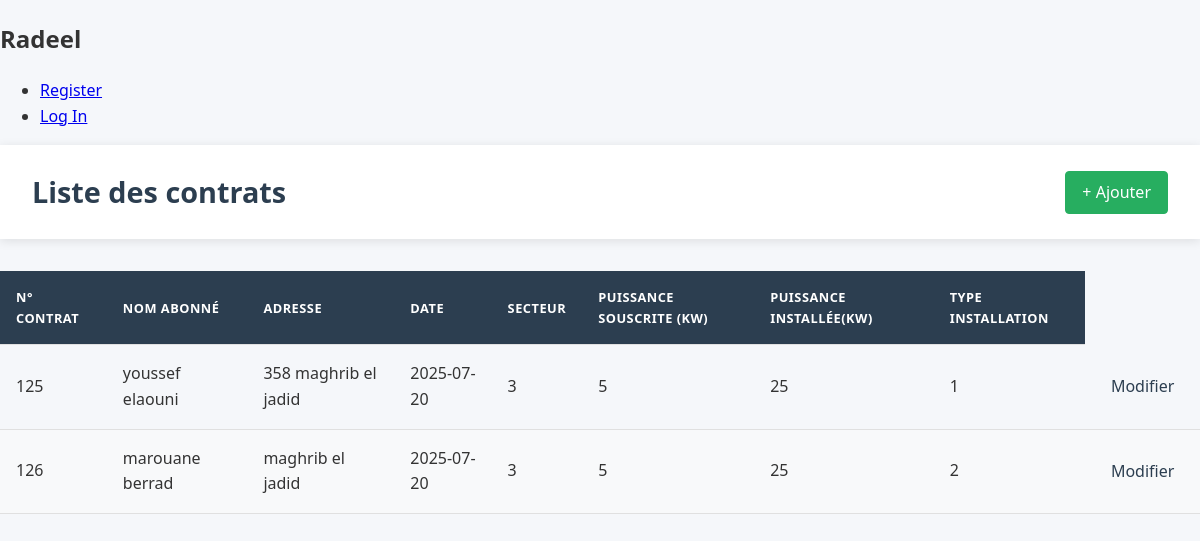
The page /contrat/ on the database as committed earlier.
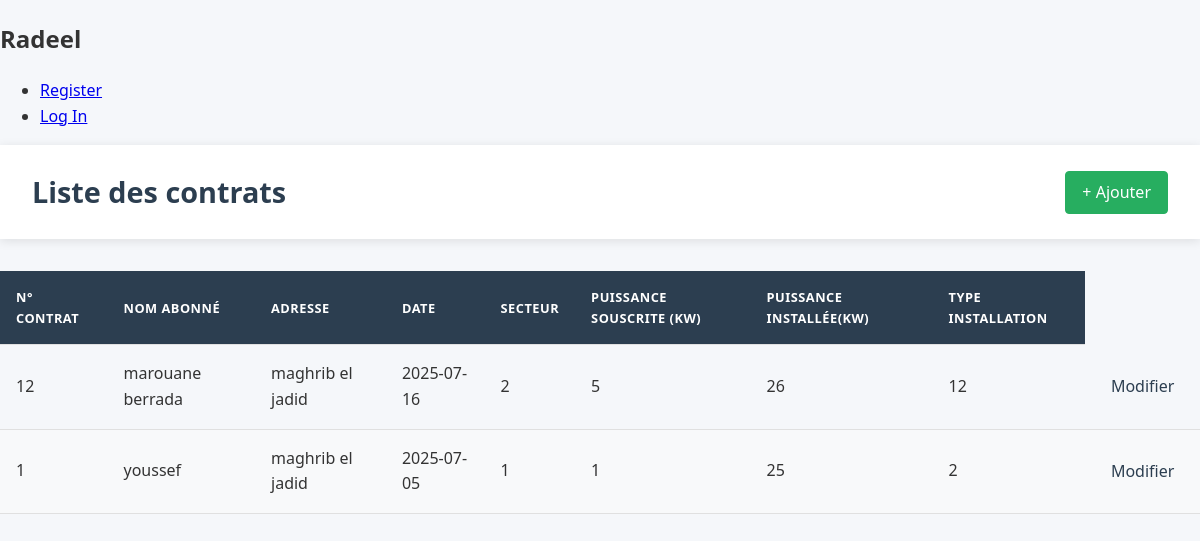
The same page on the database as committed later.
### tables this page shows
CREATE TABLE contrats (
    Nr_contrat INTEGER PRIMARY KEY ,
    nom_abonne TEXT NOT NULL,
    Adresse TEXT NOT NULL,
    date_contrat DATE NOT NULL DEFAULT CURRENT_DATE,
    Secteur INTEGER NOT NULL,
    Puissance_souscrite INTEGER NOT NULL CHECK(Puissance_souscrite > 0),
    Puissance_installee INTEGER NOT NULL CHECK(Puissance_installee > 0),
    type_installation INTEGER NOT NULL CHECK(type_installation IN (1, 2, 12))
);

### radeel/contrats.py (the view)
@bc.route('/')
def contrat_index():
    db = get_db()
    contrats = db.execute(
        'SELECT * FROM contrats ORDER BY date_contrat DESC'
    ).fetchall()
    return render_template('contrats/index.html', contrats= contrats )

### radeel/auth.py (called while the page is built)
@bp.before_app_request
def load_logged_in_user():
    user_id = session.get('user_id')
    if user_id is None:
        g.user = None
    else:
        g.user = get_db().execute(
            'SELECT * FROM user WHERE id = ?', (user_id,)
        ).fetchone()

### radeel/db.py (called while the page is built)
def get_db():
    if 'db' not in g:
        g.db = sqlite3.connect(
            current_app.config['DATABASE'],
            detect_types=sqlite3.PARSE_DECLTYPES
        )
        g.db.row_factory = sqlite3.Row
    return g.db

### radeel/templates/contrats/index.html (shortened to what this page needs)
{% extends "base.html" %}
{% block header %}
  <h1>Liste des contrats</h1>
  <a href="{{ url_for('contrat.contrat_ajouter') }}" class="btn btn-success">+ Ajouter</a>
{% endblock %}
{% block content %}
  <table class="table">
    <thead>
      <tr>
        <th>N° Contrat</th>
        <th>Nom Abonné</th>
        <th>Adresse</th>
        <th>Date</th>
        <th>Secteur</th>
        <th>Puissance Souscrite (kW)</th>
        <th>Puissance Installée(kW)</th>
        <th>Type Installation</th>
      </tr>
    </thead>
    <tbody>
      {% for contrat in contrats %}
        <tr>
          <td>{{ contrat.Nr_contrat }}</td>
          <td>{{ contrat.nom_abonne }}</td>
          <td>{{ contrat.Adresse }}</td>
          <td>{{ contrat.date_contrat }}</td>
          <td>{{ contrat.Secteur }}</td>
          <td>{{ contrat.Puissance_souscrite }}</td>
          <td>{{contrat.Puissance_installee}}</td>
          <td>{{ contrat.type_installation }}</td>
          <td><a class="action" href="{{ url_for('contrat.contrat_modifier', Nr_contrat=contrat['Nr_contrat']) }}">Modifier</a></td>
        </tr>
      {% endfor %}
    </tbody>
  </table>
{% endblock %}

### radeel/templates/base.html (shortened to what this page needs)
<!doctype html>
<link rel="stylesheet" href="{{ url_for('static', filename='style.css') }}">
<nav>
  <h1>Radeel</h1>
  <ul>
    {% if g.user %}
      <li><span>{{ g.user['username'] }}</span>
      <li><a href="{{ url_for('auth.logout') }}">Log Out</a>
    {% else %}
      <li><a href="{{ url_for('auth.register') }}">Register</a>
      <li><a href="{{ url_for('auth.login') }}">Log In</a>
    {% endif %}
  </ul>
</nav>
<section class="content">
  <header>
    {% block header %}{% endblock %}
  </header>
  {% block content %}{% endblock %}
</section>

### radeel/static/style.css (style rules this page uses)
header { background-color: white; padding: 1.5rem 2rem; margin-bottom: 2rem; box-shadow: var(--box-shadow); display: flex; justify-content: space-between; align-items: center; }
header h1 { margin: 0; color: var(--dark-color); font-size: 1.8rem; }
.btn { display: inline-block; padding: 0.5rem 1rem; border-radius: var(--border-radius); text-decoration: none; font-weight: 500; transition: all 0.3s ease; }
.btn-success { background-color: var(--success-color); color: white; border: 1px solid var(--success-color); }
table { width: 100%; border-collapse: collapse; margin-top: 1rem; }
th, td { padding: 1rem; text-align: left; border-bottom: 1px solid #e0e0e0; }
th { background-color: var(--primary-color); color: white; font-weight: 600; text-transform: uppercase; font-size: 0.8rem; letter-spacing: 0.5px; }
tr:nth-child(even) { background-color: #f8f9fa; }
.action { color: var(--primary-color); text-decoration: none; font-weight: 500; padding: 0.3rem 0.6rem; border-radius: var(--border-radius); transition: all 0.2s ease; }

Rows that differ between the two databases and show on the page:
removed contrats: Nr_contrat "125", nom_abonne "youssef elaouni", Adresse "358 maghrib el jadid", date_contrat "2025-07-20", Secteur "3", Puissance_souscrite "5", Puissance_installee "25", type_installation "1"
removed contrats: Nr_contrat "126", nom_abonne "marouane berrad", Adresse "maghrib el jadid", date_contrat "2025-07-20", Secteur "3", Puissance_souscrite "5", Puissance_installee "25", type_installation "2"
added contrats: Nr_contrat "12", nom_abonne "marouane berrada", Adresse "maghrib el jadid", date_contrat "2025-07-16", Secteur "2", Puissance_souscrite "5", Puissance_installee "26", type_installation "12"
added contrats: Nr_contrat "1", nom_abonne "youssef", Adresse "maghrib el jadid", date_contrat "2025-07-05", Secteur "1", Puissance_souscrite "1", Puissance_installee "25", type_installation "2"
